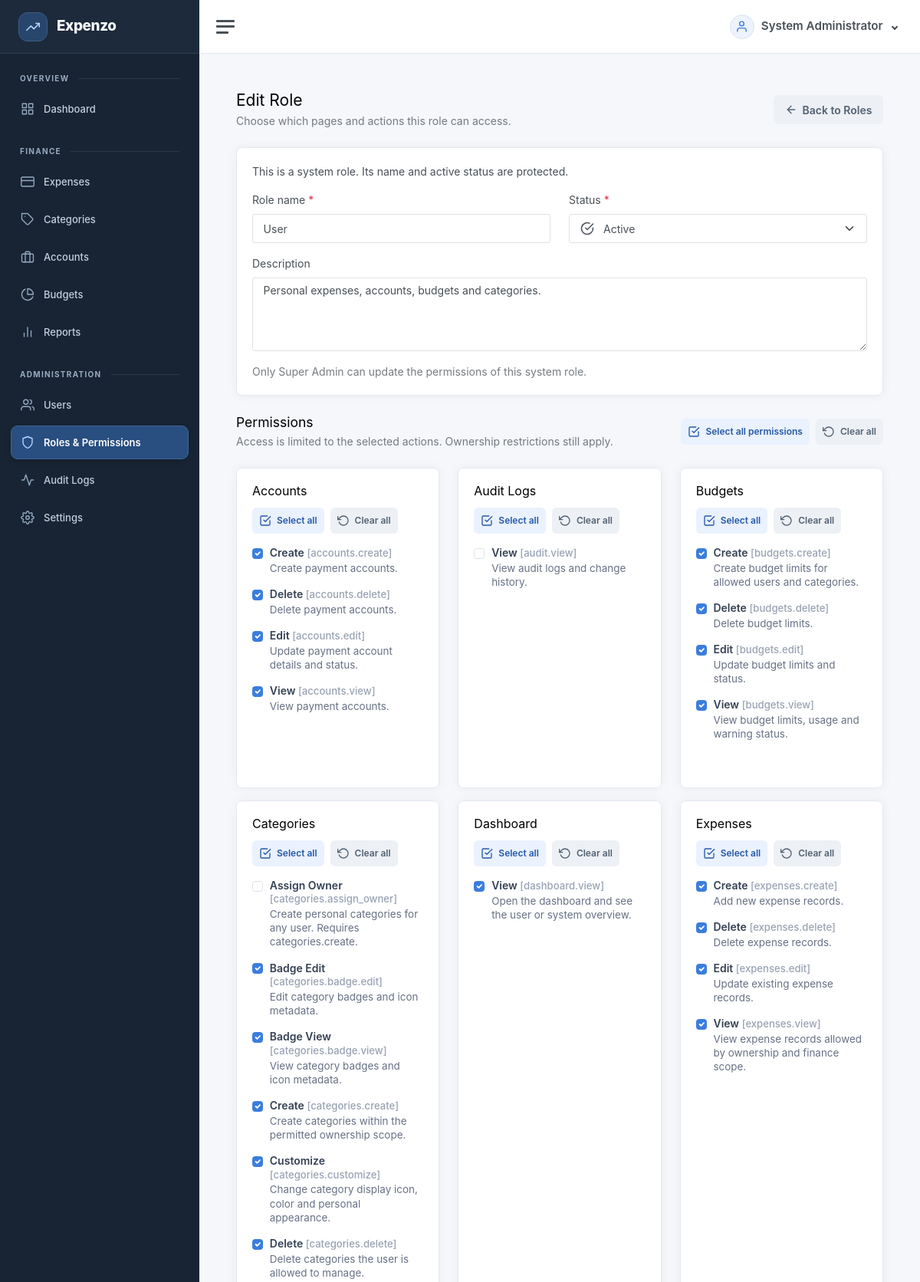
The page /roles/2/edit (signed in, upper part) on the database its author committed.
### tables this page shows
CREATE TABLE users (
  id BIGINT UNSIGNED AUTO_INCREMENT PRIMARY KEY,
  name VARCHAR(120) NOT NULL,
  email VARCHAR(190) NOT NULL UNIQUE,
  password_hash VARCHAR(255) NOT NULL,
  status ENUM('active','inactive') NOT NULL DEFAULT 'active',
  created_at DATETIME NOT NULL DEFAULT CURRENT_TIMESTAMP,
  updated_at DATETIME NOT NULL DEFAULT CURRENT_TIMESTAMP ON UPDATE CURRENT_TIMESTAMP,
  INDEX idx_users_status(status)
);

CREATE TABLE roles (
  id INT UNSIGNED AUTO_INCREMENT PRIMARY KEY,
  name VARCHAR(80) NOT NULL UNIQUE,
  description TEXT NULL,
  status ENUM('active','inactive') NOT NULL DEFAULT 'active',
  is_system TINYINT(1) NOT NULL DEFAULT 0,
  system_key VARCHAR(40) NULL UNIQUE,
  updated_at DATETIME NOT NULL DEFAULT CURRENT_TIMESTAMP ON UPDATE CURRENT_TIMESTAMP,
  created_at DATETIME NOT NULL DEFAULT CURRENT_TIMESTAMP
);

CREATE TABLE permissions (
  id INT UNSIGNED AUTO_INCREMENT PRIMARY KEY,
  name VARCHAR(120) NOT NULL UNIQUE,
  description VARCHAR(255) NOT NULL DEFAULT '',
  created_at DATETIME NOT NULL DEFAULT CURRENT_TIMESTAMP
);

### resources/views/roles/_form.php (the view, shortened to what the rows shown need)
<?php
$system = !empty($record['is_system']);
$moduleLabels = ['dashboard'=>'Dashboard','expenses'=>'Expenses','categories'=>'Categories','accounts'=>'Accounts','budgets'=>'Budgets','reports'=>'Reports','users'=>'Users','roles'=>'Roles','permissions'=>'Permission Administration','settings'=>'Settings','audit'=>'Audit Logs','finance'=>'Finance Visibility'];
?>
<div class="role-form">
<?php require dirname(__DIR__).'/partials/page-header.php'; ?>
<form method="post" action="<?=e(url($editing ? 'roles/'.$record['id'].'/update' : 'roles'))?>" data-permissions-form <?php if ($editing): ?>data-confirm-status-field="status" data-confirm-status-value="inactive" data-confirm-title="Deactivate Role" data-confirm-subtitle="Users assigned to this role will lose access." data-confirm-message="Deactivating this role blocks assigned users on their next request until they are moved to an active role or this role is reactivated. Existing records and audit history stay saved." data-confirm-button="Deactivate Role"<?php endif; ?>>
<div class="card"><div class="card-body">
<?php if ($system): ?><p class="alert alert-info">This is a system role. Its name and active status are protected.</p><?php endif; ?>
<div class="row">
<?php
$fields = [
    'name' => ['label'=>'Role name','required'=>true,'maxlength'=>80],
    'status' => ['label'=>'Status','type'=>'select','options'=>['active'=>'Active','inactive'=>'Inactive'],'default'=>'active','required'=>true],
    'description' => ['label'=>'Description','type'=>'textarea','wide'=>true],
];
require dirname(__DIR__).'/partials/form-fields.php';
?>
</div>
<?php if ($system): ?><p class="text-muted mb-0">Only Super Admin can update the permissions of this system role.</p><?php else: ?><p class="text-muted mb-0">Deactivating a role blocks its users on their next request. Reassign those users before deleting it.</p><?php endif; ?>
</div></div>
<div class="page-header"><div><h2 class="h4 mb-1">Permissions</h2><p class="text-muted mb-0">Access is limited to the selected actions. Ownership restrictions still apply.</p></div>
<div class="permission-tools"><button type="button" class="action-button action-button--primary btn btn-sm btn-outline-primary" data-permission-action="all"><i data-feather="check-square" aria-hidden="true"></i>Select all permissions</button><button type="button" class="action-button action-button--neutral btn btn-sm btn-outline-secondary" data-permission-action="none"><i data-feather="rotate-ccw" aria-hidden="true"></i>Clear all</button></div></div>
<div class="row">
<?php foreach ($groups as $group => $permissions): ?>
<div class="col-md-6 col-xl-4 mb-3"><fieldset class="card h-100 permission-group" data-permission-group>
<div class="card-body">
<legend class="h5"><?=e($moduleLabels[$group] ?? ucwords(str_replace('_',' ',$group)))?></legend>
<div class="permission-tools mb-3"><button type="button" class="action-button action-button--primary btn btn-sm btn-outline-primary" data-permission-action="group-all"><i data-feather="check-square" aria-hidden="true"></i>Select all</button><button type="button" class="action-button action-button--neutral btn btn-sm btn-outline-secondary" data-permission-action="group-none"><i data-feather="rotate-ccw" aria-hidden="true"></i>Clear all</button></div>
<?php foreach ($permissions as $permission):
$action = substr($permission['name'], strpos($permission['name'], '.') + 1);
$label = ucwords(str_replace(['.','_'], ' ', $action));
?>
<div class="form-check permission-check mb-3">
<input class="form-check-input" type="checkbox" name="permissions[]" id="permission-<?=e($permission['id'])?>" value="<?=e($permission['id'])?>" <?=checked(in_array((int)$permission['id'], $selectedPermissions, true))?> <?=$permission['grantable'] ? '' : 'disabled'?>>
<label class="form-check-label permission-check-label" for="permission-<?=e($permission['id'])?>"><span class="permission-check-title"><?=e($label)?> <span class="permission-check-code">[<?=e($permission['name'])?>]</span></span><small class="permission-check-description"><?=e($permission['description'] ?? '')?><?=$permission['grantable'] ? '' : ' · Not assignable by you'?></small></label>
</div>
<?php endforeach; ?>
</div></fieldset></div>
<?php endforeach; ?>
</div>
</form>
</div>

### resources/views/partials/form-fields.php (shortened to what the rows shown need)
<?php foreach ($fields as $name => $field):
    $type = $field['type'] ?? 'text';
    $value = $type === 'password' ? '' : old($name, $record[$name] ?? $field['default'] ?? '');
    $error = $errors[$name] ?? null;
?>
<div class="<?=!empty($field['wide']) ? 'col-12' : 'col-md-6'?> mb-3">
    <label for="<?=e($name)?>" class="form-label"><?=e($field['label'])?><?php if (!empty($field['required'])): ?> <span class="text-danger" aria-hidden="true">*</span><?php endif; ?></label>
    <?php if ($type === 'icon'): ?>
    <select id="<?=e($name)?>" name="<?=e($name)?>" data-icon-picker class="form-select <?=$error ? 'is-invalid' : ''?>" <?=!empty($field['required']) ? 'required' : ''?> <?=$error ? 'aria-invalid="true" aria-describedby="'.e($name).'-error"' : ''?>>
        <option value="<?=e($value)?>" selected><?=e($value)?></option>
    </select>
    <?php elseif ($type === 'select'): ?>
        <?php foreach ($field['options'] as $optionValue => $option):
            $label = is_array($option) ? ($option['label'] ?? $optionValue) : $option;
            $icon = is_array($option) ? ($option['icon'] ?? null) : null;
        ?><option value="<?=e($optionValue)?>" <?=$icon ? 'data-icon="'.e($icon).'"' : ''?> <?=selected($value, $optionValue)?>><?=e($label)?></option><?php endforeach; ?>
    <?php elseif ($type === 'textarea'): ?>
    <textarea id="<?=e($name)?>" name="<?=e($name)?>" class="form-control <?=$error ? 'is-invalid' : ''?>" rows="4" maxlength="16000" <?=$error ? 'aria-invalid="true" aria-describedby="'.e($name).'-error"' : ''?>><?=e($value)?></textarea>
    <?php else: ?>
    <input id="<?=e($name)?>" name="<?=e($name)?>" type="<?=e($type)?>" value="<?=e($value)?>" class="form-control <?=$error ? 'is-invalid' : ''?>" <?=!empty($field['required']) ? 'required' : ''?> <?=$type === 'password' ? 'data-password-toggle' : ''?>
        <?php foreach (['min', 'max', 'step', 'maxlength', 'minlength', 'autocomplete'] as $attr): if (isset($field[$attr])): ?> <?=e($attr)?>="<?=e($field[$attr])?>"<?php endif; endforeach; ?>
        <?=$error ? 'aria-invalid="true" aria-describedby="'.e($name).'-error"' : ''?>>
    <?php endif; ?>
</div>
<?php endforeach; ?>

### app/Core/Router.php (shortened to what the rows shown need)
<?php
final class Router { private array $routes=[];
 private function add(string $method,string $path,string $handler):void{$this->routes[] = compact('method','path','handler');}
 public function dispatch(Request $request):void{foreach($this->routes as $r){if($r['method']!==$request->method())continue;$pattern=preg_replace('#\\{([a-zA-Z_][a-zA-Z0-9_]*)\\}#','(?P<$1>[^/]+)',str_replace('/','\/',$r['path']));if(preg_match('#^'.$pattern.'$#',$request->path(),$m)){[$class,$method]=explode('@',$r['handler']);$controller=new $class();$params=[];foreach($m as $k=>$v)if(!is_int($k))$params[]=$v; $controller->$method($request,...$params);return;}} Response::status(404); View::render('errors/404',[], 'app');}
}

### resources/views/layouts/app.php (shortened to what the rows shown need)
<?php
$sidebarPath = rtrim((new \App\Core\Request())->path(), '/') ?: '/';
$navigation = [
    'Overview' => ['dashboard' => ['Dashboard', 'grid', 'dashboard.view']],
    'Finance' => [
        'expenses' => ['Expenses', 'credit-card', 'expenses.view'],
        'categories' => ['Categories', 'tag', 'categories.view'],
        'accounts' => ['Accounts', 'briefcase', 'accounts.view'],
        'budgets' => ['Budgets', 'pie-chart', 'budgets.view'],
        'reports' => ['Reports', 'bar-chart-2', 'reports.view'],
    ],
    'Administration' => [
        'users' => ['Users', 'users', 'users.view'],
        'roles' => ['Roles & Permissions', 'shield', 'roles.view'],
        'audit-logs' => ['Audit Logs', 'activity', 'audit.view'],
        'settings' => ['Settings', 'settings', 'settings.view'],
    ],
];
$currentUser = auth_user() ?? [];
$currentUserName = $currentUser['name'] ?? 'User';
?>
<!doctype html>
<html lang="en">
<head>
    <link href="<?= asset('app.css') ?>" rel="stylesheet">
    <link href="<?= asset('crud.css') ?>" rel="stylesheet">
</head>
<body>
    <div class="wrapper">
        <nav id="sidebar" class="sidebar js-sidebar" aria-label="Main navigation">
            <div class="sidebar-content js-simplebar">
                <a class="sidebar-brand app-sidebar-brand" href="<?= e(url(landing_path())) ?>"><span class="sidebar-brand-mark"><i data-feather="trending-up" aria-hidden="true"></i></span><span class="align-middle brand-mini"><?= e(APP_NAME) ?></span></a>
                <ul class="sidebar-nav">
                    <?php foreach ($navigation as $group => $items):
                        $visible = array_filter($items, static fn(array $item): bool => can($item[2]));
                        ?>
                        <li class="sidebar-header"><?= e($group) ?></li>
                        <?php foreach ($visible as $section => [$label, $icon, $permission]):
                            $active = $sidebarPath === '/' . $section || str_starts_with($sidebarPath, '/' . $section . '/') || ($section === 'dashboard' && $sidebarPath === '/');
                            ?>
                            <li class="sidebar-item <?= $active ? 'active' : '' ?>"><a class="sidebar-link"
                                    href="<?= e(url($section)) ?>" <?= $active ? 'aria-current="page"' : '' ?>><i aria-hidden="true" class="align-middle" data-feather="<?= e($icon) ?>"></i><span
                                        class="align-middle"><?= e($label) ?></span></a></li>
                        <?php endforeach; endforeach; ?>
                </ul>
            </div>
        </nav>
        <div class="main">
            <nav class="navbar navbar-expand navbar-light navbar-bg">
                <a class="sidebar-toggle js-sidebar-toggle" role="button" tabindex="0" aria-label="Toggle navigation"><i
                        class="hamburger align-self-center"></i></a>
                <div class="navbar-collapse collapse">
                    <ul class="navbar-nav navbar-align">
                        <li class="nav-item dropdown">
                            <a class="nav-link user-menu-toggle dropdown-toggle" href="#" data-bs-toggle="dropdown"
                                aria-expanded="false">
                                <span class="user-menu-avatar"><i data-feather="user"></i></span>
                                <span class="user-menu-name"><?= e($currentUserName) ?></span>
                            </a>
                        </li>
                    </ul>
                </div>
            </nav>
            <main class="content">
                <div class="container-fluid p-0">
                    <?= $content ?>
                </div>
            </main>
        </div>
    </div>
</body>
</html>

### rows shown on the page
users: name "System Administrator"
roles: name "User", description "Personal expenses, accounts, budgets and categories."
permissions: name "Create", name "accounts.create", description "Create payment accounts."
permissions: name "Delete", name "accounts.delete", description "Delete payment accounts."
permissions: name "Edit", name "accounts.edit", description "Update payment account details and status."
permissions: name "View", name "accounts.view", description "View payment accounts."
permissions: name "View", name "audit.view", description "View audit logs and change history."
permissions: name "Create", name "budgets.create", description "Create budget limits for allowed users and categories."
permissions: name "Delete", name "budgets.delete", description "Delete budget limits."
permissions: name "Edit", name "budgets.edit", description "Update budget limits and status."
permissions: name "View", name "budgets.view", description "View budget limits, usage and warning status."
permissions: name "Assign Owner", name "categories.assign_owner", description "Create personal categories for any user. Requires categories.create."
permissions: name "Badge Edit", name "categories.badge.edit", description "Edit category badges and icon metadata."
permissions: name "Badge View", name "categories.badge.view", description "View category badges and icon metadata."
permissions: name "Create", name "categories.create", description "Create categories within the permitted ownership scope."
permissions: name "Customize", name "categories.customize", description "Change category display icon, color and personal appearance."
permissions: name "Delete", name "categories.delete", description "Delete categories the user is allowed to manage."
permissions: name "View", name "dashboard.view", description "Open the dashboard and see the user or system overview."
permissions: name "Create", name "expenses.create", description "Add new expense records."
permissions: name "Delete", name "expenses.delete", description "Delete expense records."
permissions: name "Edit", name "expenses.edit", description "Update existing expense records."
permissions: name "View", name "expenses.view", description "View expense records allowed by ownership and finance scope."

### other values the page prints
$group "OVERVIEW"
$label "Dashboard"
$group "FINANCE"
$label "Expenses"
$label "Categories"
$label "Accounts"
$label "Budgets"
$label "Reports"
$group "ADMINISTRATION"
$label "Users"
$label "Roles & Permissions"
$label "Audit Logs"
$label "Settings"
$field['label'] "Role name"
$field['label'] "Status"
